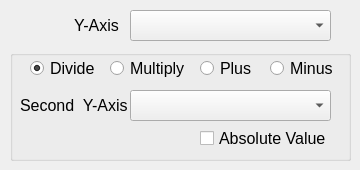
               <widget class="QWidget" name="tab_4">
                <attribute name="title">
                 <string>Y-Axis</string>
                </attribute>
                <widget class="QLabel" name="label_3">
                 <property name="geometry">
                  <rect>
                   <x>70</x>
                   <y>10</y>
                   <width>61</width>
                   <height>31</height>
                  </rect>
                 </property>
                 <property name="font">
                  <font>
                   <pointsize>12</pointsize>
                  </font>
                 </property>
                 <property name="text">
                  <string> Y-Axis</string>
                 </property>
                </widget>
                <widget class="QComboBox" name="comboBox_y">
                 <property name="geometry">
                  <rect>
                   <x>130</x>
                   <y>10</y>
                   <width>201</width>
                   <height>31</height>
                  </rect>
                 </property>
                 <property name="font">
                  <font>
                   <pointsize>12</pointsize>
                  </font>
                 </property>
                </widget>
                <widget class="QGroupBox" name="groupBox_y">
                 <property name="geometry">
                  <rect>
                   <x>10</x>
                   <y>50</y>
                   <width>341</width>
                   <height>111</height>
                  </rect>
                 </property>
                 <property name="title">
                  <string/>
                 </property>
                 <widget class="QComboBox" name="comboBox_y_2">
                  <property name="geometry">
                   <rect>
                    <x>120</x>
                    <y>40</y>
                    <width>201</width>
                    <height>31</height>
                   </rect>
                  </property>
                  <property name="font">
                   <font>
                    <pointsize>12</pointsize>
                   </font>
                  </property>
                 </widget>
                 <widget class="QRadioButton" name="radioButton_y_multiply">
                  <property name="geometry">
                   <rect>
                    <x>100</x>
                    <y>10</y>
                    <width>81</width>
                    <height>17</height>
                   </rect>
                  </property>
                  <property name="font">
                   <font>
                    <pointsize>12</pointsize>
                   </font>
                  </property>
                  <property name="text">
                   <string>Multiply</string>
                  </property>
                 </widget>
                 <widget class="QRadioButton" name="radioButton_y_divide">
                  <property name="geometry">
                   <rect>
                    <x>20</x>
                    <y>10</y>
                    <width>71</width>
                    <height>17</height>
                   </rect>
                  </property>
                  <property name="font">
                   <font>
                    <pointsize>12</pointsize>
                   </font>
                  </property>
                  <property name="text">
                   <string>Divide</string>
                  </property>
                  <property name="checked">
                   <bool>true</bool>
                  </property>
                 </widget>
                 <widget class="QRadioButton" name="radioButton_y_plus">
                  <property name="geometry">
                   <rect>
                    <x>190</x>
                    <y>10</y>
                    <width>71</width>
                    <height>17</height>
                   </rect>
                  </property>
                  <property name="font">
                   <font>
                    <pointsize>12</pointsize>
                   </font>
                  </property>
                  <property name="text">
                   <string>Plus</string>
                  </property>
                 </widget>
                 <widget class="QRadioButton" name="radioButton_y_minus">
                  <property name="geometry">
                   <rect>
                    <x>260</x>
                    <y>10</y>
                    <width>71</width>
                    <height>17</height>
                   </rect>
                  </property>
                  <property name="font">
                   <font>
                    <pointsize>12</pointsize>
                   </font>
                  </property>
                  <property name="text">
                   <string>Minus</string>
                  </property>
                 </widget>
                 <widget class="QLabel" name="label_13">
                  <property name="geometry">
                   <rect>
                    <x>10</x>
                    <y>40</y>
                    <width>111</width>
                    <height>31</height>
                   </rect>
                  </property>
                  <property name="font">
                   <font>
                    <pointsize>12</pointsize>
                   </font>
                  </property>
                  <property name="text">
                   <string>Second  Y-Axis</string>
                  </property>
                 </widget>
                 <widget class="QCheckBox" name="checkBox_y_value">
                  <property name="geometry">
                   <rect>
                    <x>190</x>
                    <y>80</y>
                    <width>131</width>
                    <height>17</height>
                   </rect>
                  </property>
                  <property name="font">
                   <font>
                    <pointsize>12</pointsize>
                   </font>
                  </property>
                  <property name="text">
                   <string>Absolute Value</string>
                  </property>
                 </widget>
                </widget>
               </widget>
